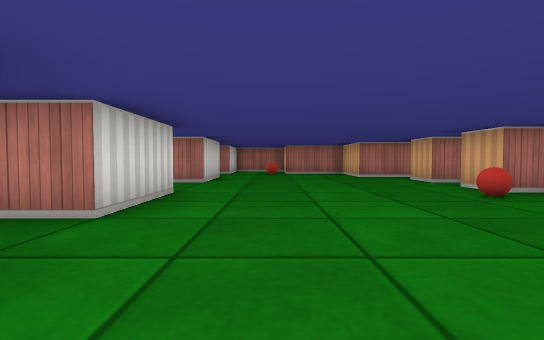
[1] (above)

16 first-person views from a walk through a cub3D maze. The camera is about half as high as the walls, tilts 2° down and sees 85° across. The floor is counted in squares. Each view is taken from the middle of a square. On the plan, view 1 faces up. The plan holds only what a view shows up to about 9 squares ahead; the rest is blank.

[2]
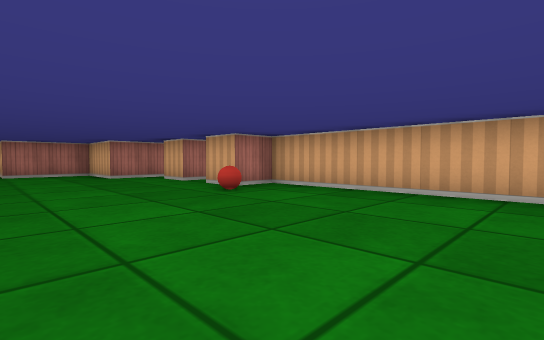

[3]
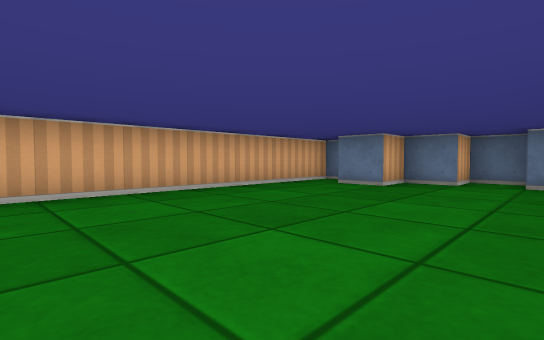

[4]
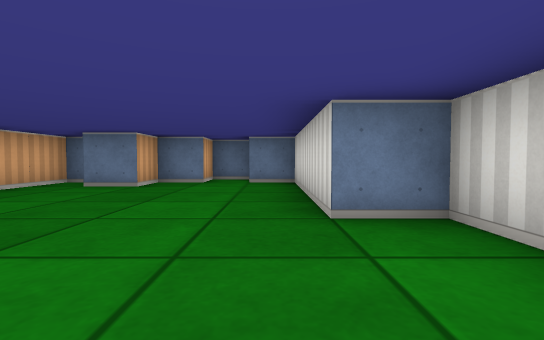

[5]
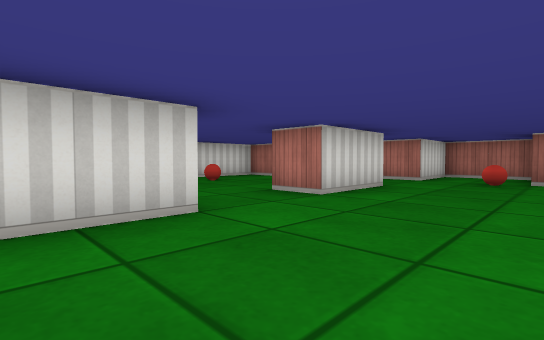

[6]
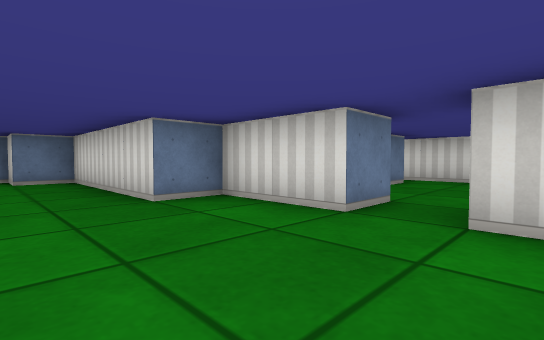

[7]
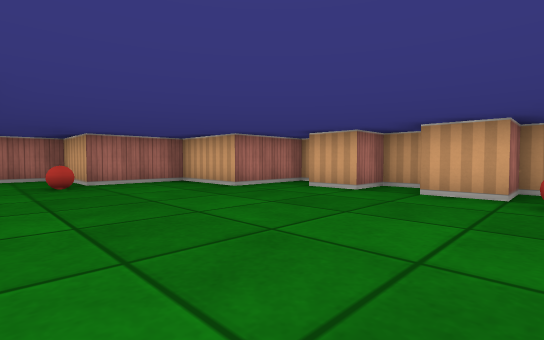

[8]
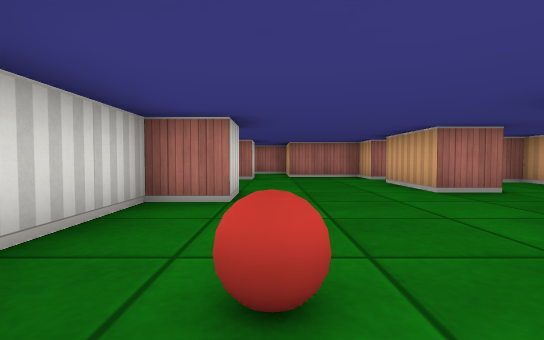

[9]
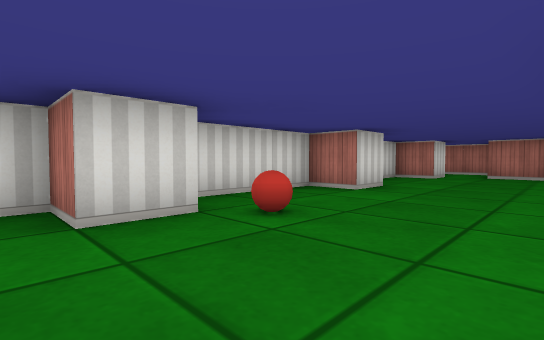

[10]
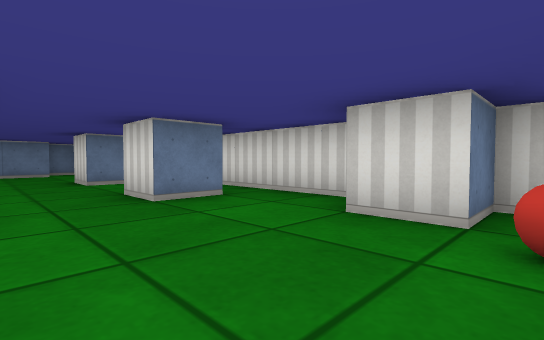

[11]
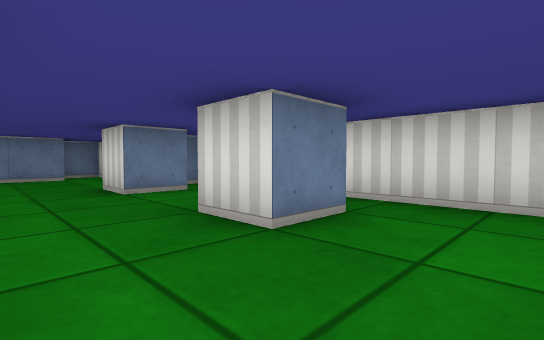

[12]
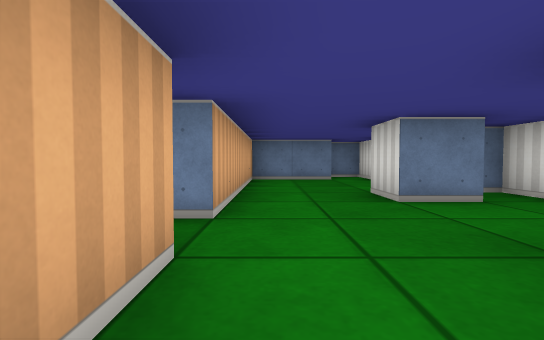

[13]
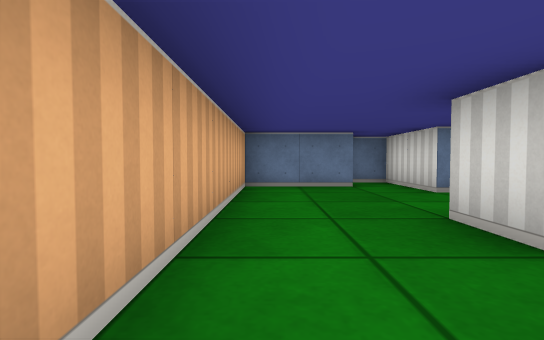

[14]
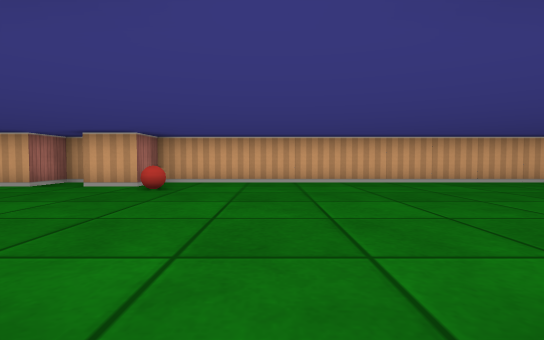

[15]
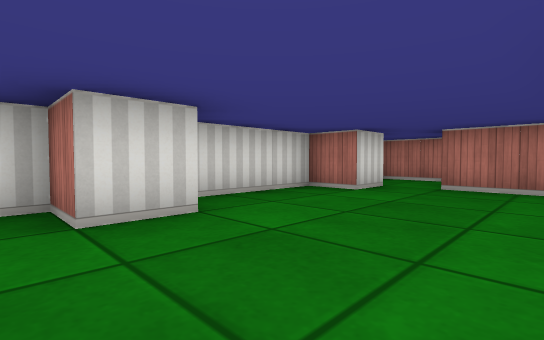

[16]
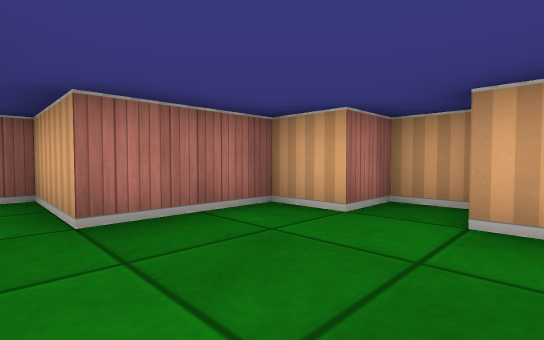

### Floor plan
Points are (right, up) in squares from view 1. A wall is a line through its corners. A room is listed if a view was taken in it or the views show most of it. See-through windows are left out.
Room 1 (views 1, 2, 3, 4, 5, 6, 7, 14)
walls: (-1.5, 4.5) (-1.5, 2.5) (-2.5, 2.5); (-2.5, 1.5) (-1.5, 1.5) (-1.5, -0.5) (-0.5, -0.5) (-0.5, -4.5) (0.5, -4.5) (0.5, -5.5) (1.5, -5.5) (1.5, -4.5) (2.5, -4.5) (2.5, -3.5) (3.5, -3.5); (4.5, 5.8) (4.5, 6.5) (3.5, 6.5) (3.5, 7.5); (-1.5, 8.6) (-1.5, 6.5) (-2.5, 6.5); (4.5, 8.5) (2.5, 8.5) (2.5, 10.5) (0.5, 10.5) (0.5, 12.5) (-1.5, 12.5) (-1.5, 10.5) (-2.5, 10.5); (4.5, -4.5) (4.5, 4.5) (3.5, 4.5) (3.5, 5.5)
ways out: opening at (-2, 2) to room 2; opening at (-2, 5.5) to room 2; opening at (-2, 9.5) to room 2
objects: ball (0, 10); ball (3, 4)
Room 2 (views 8, 9, 10, 11, 12, 13, 15, 16)
walls: (-5.6, 3.5) (-4.5, 3.5) (-4.5, 2.5); (-2.5, 2.5) (-2.5, 3.5); (-2.5, 10.5) (-2.5, 12.5); (-5.5, 10.6) (-5.5, 9.5) (-6.5, 9.5) (-6.5, 6.5) (-5.5, 6.5) (-5.5, 5.5) (-6.5, 5.5) (-6.5, -0.5) (-6, -0.5); (-5.6, 0.5) (-4.5, 0.5) (-4.5, -0.5); (-1.5, 12.5) (-1.5, 13.5); (-2.5, 13.5) (-2.5, 14.5) (-4.5, 14.5); (-5.5, -2.5) (-5.5, -4.5) (-4.6, -4.5); (-5.5, 14.6) (-5.5, 13.5) (-6.5, 13.5) (-6.5, 11); (-4.6, -3.5) (-2.5, -3.5) (-2.5, 1.5)
ways out: opening at (-2, 2) to room 1; opening at (-2, 5.5) to room 1; opening at (-2, 9.5) to room 1; opening at (-5, 14)
objects: ball (-5, 7)

Positions as (right, up) in squares from view 1, and headings:
1: (0, 0), facing up
2: (0, 0), facing up-right
3: (0, 2), facing down-right
4: (0, 2), facing down
5: (1, 3), facing up-left
6: (1, 3), facing down-left
7: (-1, 4), facing up-right
8: (-5, 6), facing up
9: (-3, 5), facing up-left
10: (-3, 7), facing down-left
11: (-3, 5), facing down-left
12: (-3, 4), facing down
13: (-3, 2), facing down
14: (-2, 2), facing right
15: (-3, 9), facing up-left
16: (-5, 12), facing up-right
